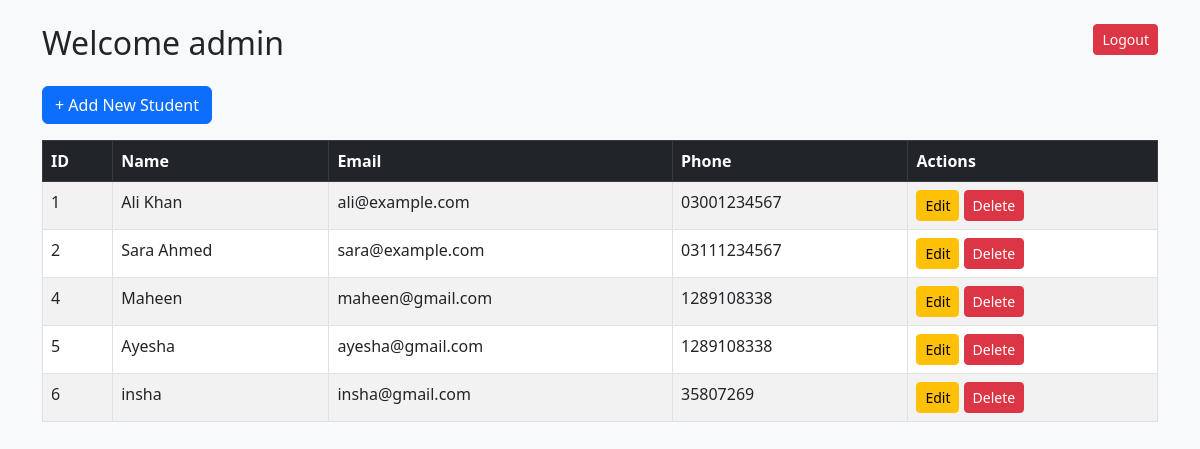
The page / (signed in) on the database its author committed.
### tables this page shows
CREATE TABLE `students` (
  `id` int(11) NOT NULL,
  `name` varchar(100) NOT NULL,
  `email` varchar(100) DEFAULT NULL,
  `phone` varchar(20) DEFAULT NULL
);

### index.php (the view, shortened to what this page needs)
<?php
include 'connection.php';
?>
<!DOCTYPE html>
<html>
<head>
    <link href="https://cdn.jsdelivr.net/npm/bootstrap@5.3.0/dist/css/bootstrap.min.css" rel="stylesheet">
</head>
<body class="bg-light">
<div class="container mt-4">
<h2 class="mb-4">
    Welcome <?= $_SESSION['user']; ?>
    <a href="logout.php" class="btn btn-danger btn-sm float-end">Logout</a>
</h2>
<a href="add.php" class="btn btn-primary mb-3">+ Add New Student</a>
<table class="table table-bordered table-striped">
    <thead class="table-dark">
        <tr>
            <th>ID</th>
            <th>Name</th>
            <th>Email</th>
            <th>Phone</th>
            <th>Actions</th>
        </tr>
    </thead>
    <tbody>
    <?php
    $result = mysqli_query($conn, "SELECT * FROM students");
    while ($row = mysqli_fetch_assoc($result)) {
        echo "<tr>
            <td>{$row['id']}</td>
            <td>{$row['name']}</td>
            <td>{$row['email']}</td>
            <td>{$row['phone']}</td>
            <td>
                <a href='edit.php?id={$row['id']}' class='btn btn-warning btn-sm'>Edit</a>
                <a href='delete.php?id={$row['id']}' class='btn btn-danger btn-sm' onclick='return confirm(\"Delete this student?\");'>Delete</a>
            </td>
        </tr>";
    }
    ?>
    </tbody>
</table>
</div>
</body>
</html>

### rows shown on the page
students: id "1", name "Ali Khan", email "ali@example.com", phone "03001234567"
students: id "2", name "Sara Ahmed", email "sara@example.com", phone "03111234567"
students: id "4", name "Maheen", email "maheen@gmail.com", phone "1289108338"
students: id "5", name "Ayesha", email "ayesha@gmail.com", phone "1289108338"
students: id "6", name "insha", email "insha@gmail.com", phone "35807269"

### other values the page prints
$_SESSION['user'] "admin"
